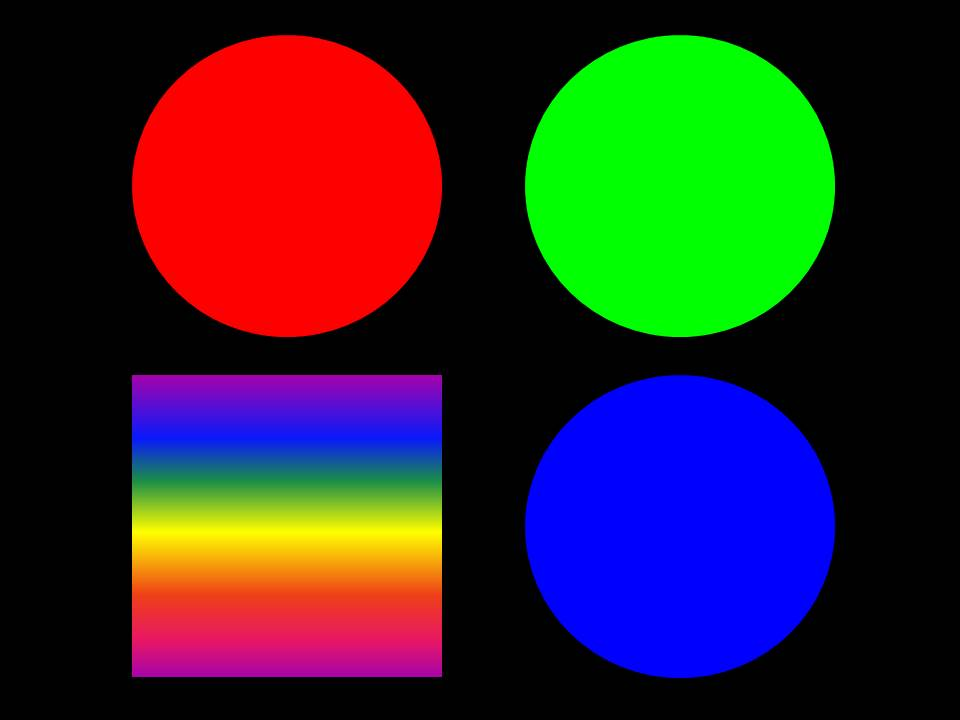
//> input picture DIP/Assignments/Report9/stuff_color.jpg, 960 x 720 px
$ ./ReportCode9-2   (built with g++ and OpenCV 4)
//> lines starting //> are read from the running program, lines starting //| are printed output that depends on the picture
/*
	ReportCode9-2.c
	Author : Doryeong Park
	SN	   : 2010112406
*/
#include<opencv2/core/core.hpp>
#include<opencv2/highgui/highgui.hpp>
#include<opencv2/imgproc/imgproc.hpp>

#include <string>
#include <iostream>

using namespace std;
using namespace cv;

//Rotates Image by 30 degree
void rotate_by_30(Mat& img, const int n) noexcept{

	double angle = 30;

	Point2f img_center;
	Mat rotation_matrix;
	Rect bbox;

	for (int i = 0; i < n; ++i) {

		//Rotation point located on center of Image
		img_center = Point2f{ img.cols / 2.0f, img.rows / 2.0f };

		//Rotation matrix created with angle and point
		rotation_matrix = getRotationMatrix2D(img_center, angle, 1.0);

		//Rectangle to be background of Rotated Image
		bbox = RotatedRect(img_center, img.size(), angle).boundingRect();

		//Adjusts new option to rotation matrix
		rotation_matrix.at<double>(0, 2) += bbox.width / 2.0 - img_center.x;
		rotation_matrix.at<double>(1, 2) += bbox.height / 2.0 - img_center.y;

		//Rotates Image
		warpAffine(img, img, rotation_matrix, bbox.size());
	}
}

int main() {

	//Loads Image
	Mat img = imread("stuff_color.jpg", CV_LOAD_IMAGE_UNCHANGED);
//> img is the input picture: 720 rows x 960 cols, CV_8UC3; mean B, G, R 41.8, 39.9, 48.8

	/*
		img_manipulated : Image used to rotate frequently
		img_rotated_1time : Image rotated by 30 degree with 1time
		img_360_1time : Image rotated by 30 degree with 12 times
		img_subtracted : Result Image of Original Image - Result Image
	*/
	Mat img_manipulated, img_rotated_1time, img_360_1time, img_subtracted;

	//Rotating angle
	double angle = 30;

	if (img.empty()) {//If Image couldn't be loaded
		cout << "Image couldn't be loaded" << endl;
		exit(0);
	}

	Point2f img_center;
	Mat rotation_matrix;
	Rect bbox;

	//Decreases Original Image size
	resize(img, img, Size(img.cols / 2, img.rows / 2), 0, 0, CV_INTER_NN);
//> img: 360 rows x 480 cols, CV_8UC3

	//Copies original image with
	img.copyTo(img_manipulated);

	//Rotates image by 30degree with 1 time
	rotate_by_30(img_manipulated, 1);
//> the loop in rotate_by_30, `for (int i = 0; i < n; ++i)` made 1 pass
//> pass 1, in rotate_by_30, `warpAffine(img, img, rotation_matrix, bbox.size());`:
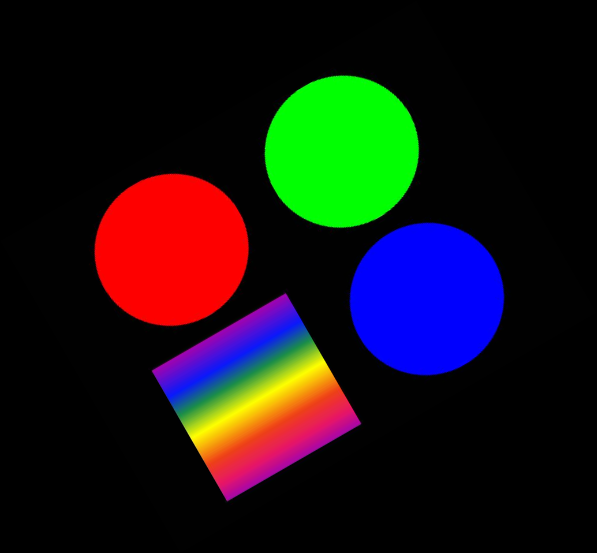
//> img: 553 rows x 597 cols, CV_8UC3; mean B, G, R 21.9, 20.9, 25.6

	//Copy Image
	img_manipulated.copyTo(img_rotated_1time);

	imshow("Rotated Image with 1time", img_rotated_1time);

	//Rotates image by 30 degree with 11 times (total : 12 times)
	rotate_by_30(img_manipulated, 11);
//> the loop in rotate_by_30 (call 2), `for (int i = 0; i < n; ++i)` made 11 passes
//> pass 1, in rotate_by_30 (call 2), `warpAffine(img, img, rotation_matrix, bbox.size());`:
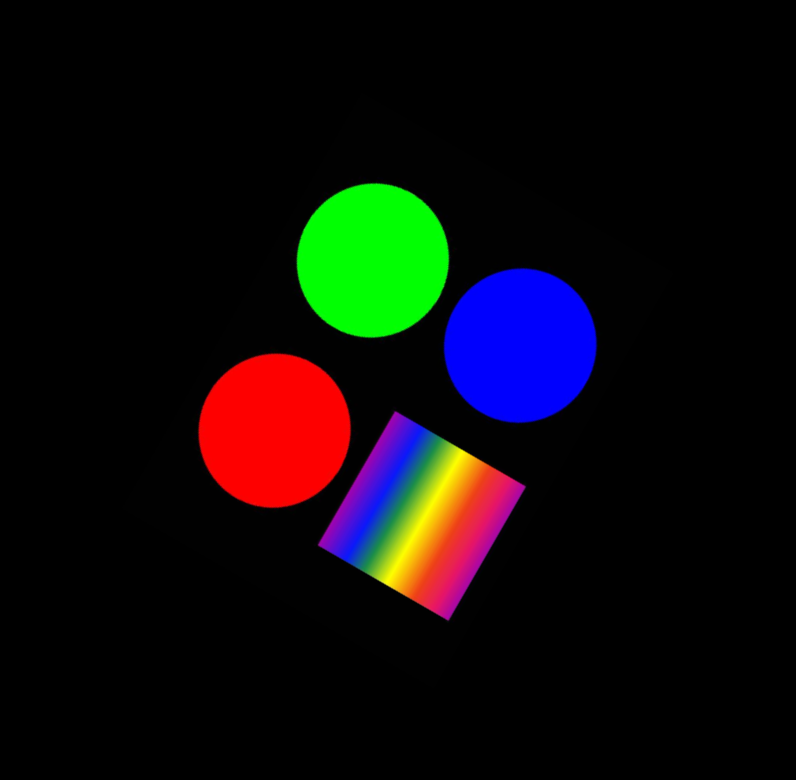
//> img: 780 rows x 796 cols, CV_8UC3; mean B, G, R 11.6, 11.1, 13.6
//> pass 2, in rotate_by_30 (call 2), `warpAffine(img, img, rotation_matrix, bbox.size());`:
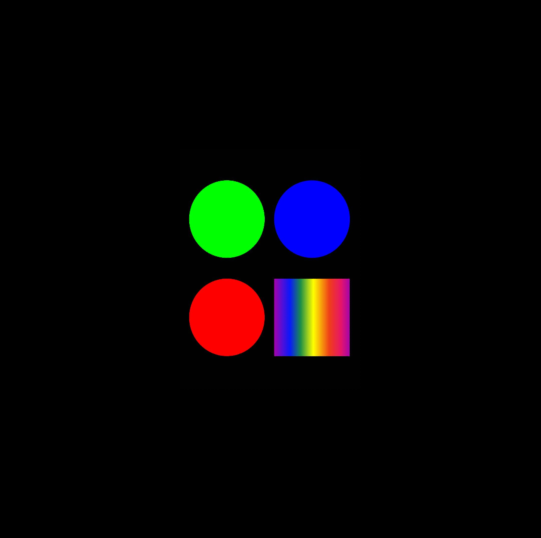
//> img: 1075 rows x 1081 cols, CV_8UC3 (shown at 1/2 size); mean B, G, R 6.2, 5.9, 7.3
//> pass 3, in rotate_by_30 (call 2), `warpAffine(img, img, rotation_matrix, bbox.size());`:
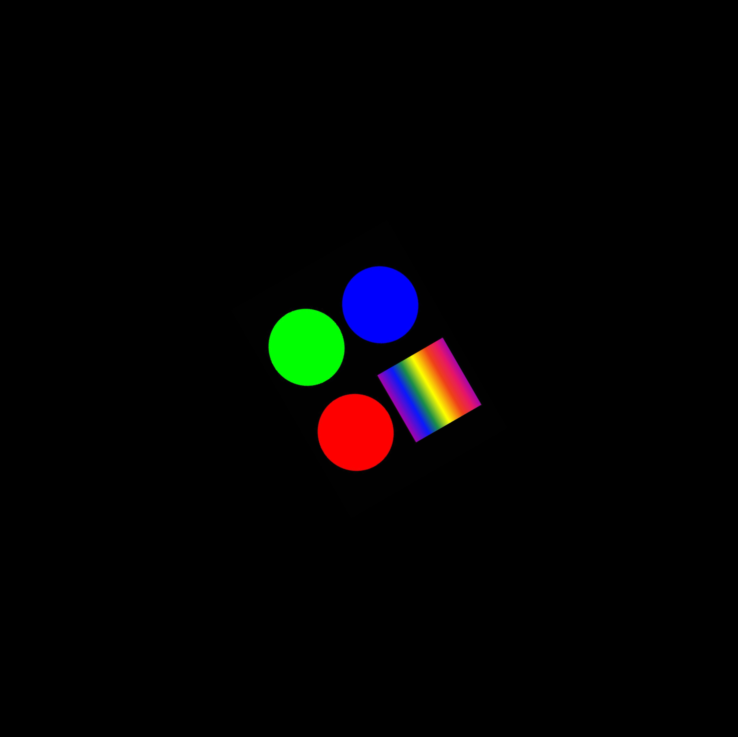
//> img: 1474 rows x 1476 cols, CV_8UC3 (shown at 1/2 size); mean B, G, R 3.3, 3.2, 3.9

	//Rectangle area to crop
	Rect crop{(img_manipulated.cols - img.cols)/2, (img_manipulated.rows - img.rows)/2 , img.cols, img.rows };
//> crop = Rect(8732, 8792, 480, 360)

	//Crop area with Rectangle(Same size with Original Image)
	img_360_1time = img_manipulated(crop);
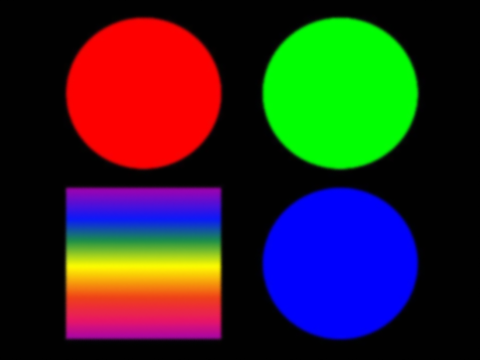
//> img_360_1time: 360 rows x 480 cols, CV_8UC3; mean B, G, R 41.9, 39.9, 48.9

	//Gets Substracted Image
	img_subtracted = img - img_360_1time;
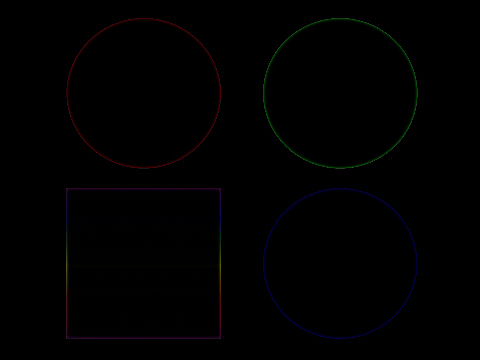
//> img_subtracted: 360 rows x 480 cols, CV_8UC3; mean B, G, R 0.7, 0.5, 0.7

	//Shows all images
	imshow("Original_Image", img);
	imshow("Image rotated by 360 degree with 1 time", img_360_1time);
	imshow("Subtracted Image", img_subtracted);

	waitKey(0);

	//Save Result Images
	imwrite("Rotated_12times.jpg", img_360_1time);
	imwrite("Image_substracted_from_rotated.jpg", img_subtracted);
	imwrite("Rotated_1time.jpg", img_rotated_1time);

	destroyAllWindows();
}

$ run again, with DIP/Assignments/Report9/Rotated_360_5times_subtracted.jpg copied over DIP/Assignments/Report9/stuff_color.jpg
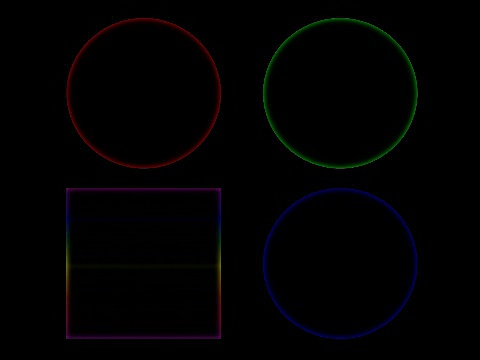
//> input picture DIP/Assignments/Report9/Rotated_360_5times_subtracted.jpg, 480 x 360 px
//> img is the input picture: 360 rows x 480 cols, CV_8UC3; mean B, G, R 1.7, 1.2, 1.6
//> the loop in rotate_by_30 (call 2), `for (int i = 0; i < n; ++i)` made 11 passes
//> pass 1, in rotate_by_30 (call 2), `warpAffine(img, img, rotation_matrix, bbox.size());`:
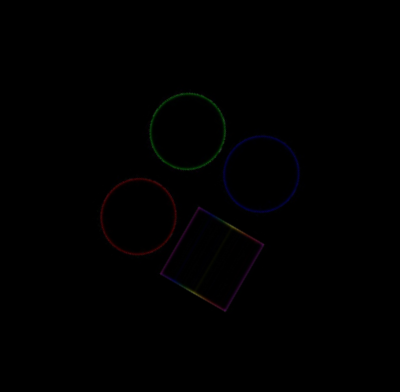
//> img: 392 rows x 400 cols, CV_8UC3; mean B, G, R 0.5, 0.3, 0.5
//> `img_subtracted = img - img_360_1time;`:
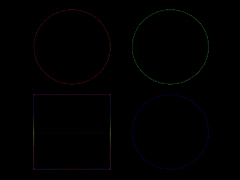
//> img_subtracted: 180 rows x 240 cols, CV_8UC3; mean B, G, R 0.7, 0.5, 0.7
